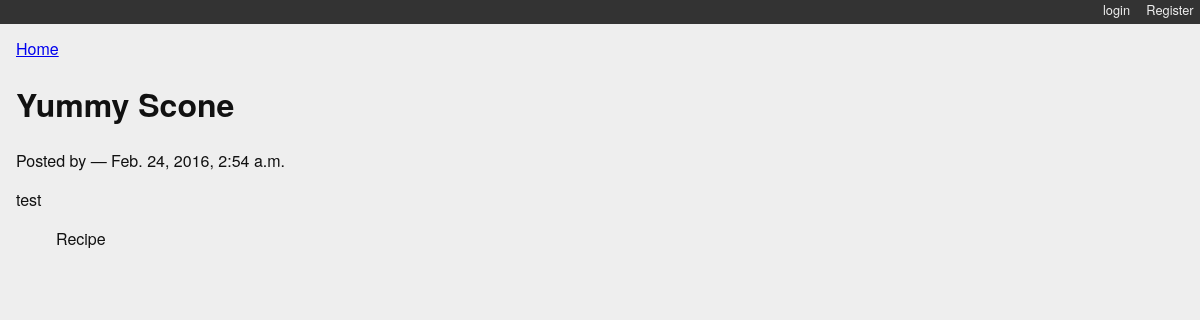
The app's page /posts/9/, older data.
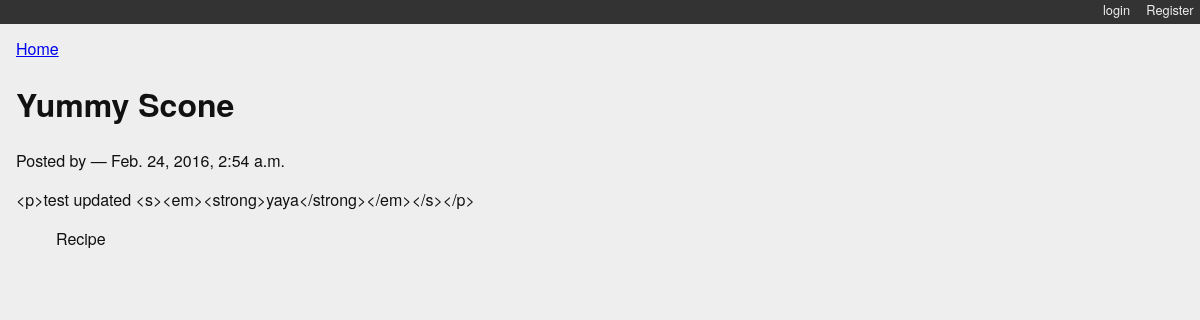
The same page, newer data.
### myblog/models.py (models this page shows)
class Post(models.Model):
    title = models.CharField(max_length=128)
    text = RichTextField(blank=True)
    author = models.ForeignKey(User)
    created_date = models.DateTimeField(auto_now_add=True)
    modified_date = models.DateTimeField(auto_now=True)
    published_date = models.DateTimeField(blank=True, null=True)
    def __str__(self):
        return self.title

class Category(models.Model):
    name = models.CharField(max_length=128)
    description = models.TextField(blank=True)
    posts = models.ManyToManyField(Post, blank=True, related_name='categories')
    class Meta:
        verbose_name_plural = "categories"
    def __str__(self):
        return self.name

### myblog/views.py (the view)
def detail_view(request, post_id):
    published = Post.objects.exclude(published_date__exact=None)
    try:
        post = published.get(pk=post_id)
    except Post.DoesNotExist:
        raise Http404
    context = {'post': post}
    return render(request, 'detail.html', context)

### myblog/templates/detail.html
{% extends "base.html" %}
{% block content %}
<a class="backlink" href="/">Home</a>
<h1>{{ post }}</h1>
<p class="byline">
  Posted by {{ post.author_name }} &mdash; {{ post.published_date }}
</p>
<div class="post-body">
  {{ post.text }}
</div>
<ul class="categories">
  {% for category in post.categories.all %}
    <li>{{ category }}</li>
  {% endfor %}
</ul>
{% endblock %}

### mysite/templates/base.html (shortened to what this page needs)
{% load staticfiles %}
<!DOCTYPE html>
<html>
  <head>
    <link type="text/css" rel="stylesheet" href="{% static 'django_blog.css' %}">
  </head>
  <body>
    <div id="header">
      <ul id="control-bar">
      {% if user.is_authenticated %}
        {% if user.is_staff %}<li><a href="{% url 'admin:index' %}">admin</a></li>{% endif %}
        <li><a href="{% url 'logout' %}">logout</a></li>
      {% else %}
        <li><a href="{% url 'login' %}">login</a></li>
        <li><a href = "{% url 'registration_register'%}"> Register</a></li>
      {% endif %}
      </ul>
    </div>
    <div id="container">
      <div id="content">
      {% block content %}{% endblock %}
      </div>
    </div>
  </body>
</html>

### myblog/static/django_blog.css (style rules this page uses)
body { background-color: #eee; color: #111; font-family: "HelveticaNeue-Light", "Helvetica Neue Light", "Helvetica Neue", Helvetica, Arial, "Lucida Grande", sans-serif; margin:0; padding:0; }
#container { margin:0; padding:0; margin-top: 0px; }
#header { background-color: #333; border-botton: 1px solid #111; margin:0; padding:0; }
#control-bar { margin: 0em 0em 1em; list-style: none; list-style-type: none; text-align: right; color: #eee; font-size: 80%; padding-bottom: 0.4em; }
#control-bar li { display: inline-block; }
#control-bar li a { color: #eee; padding: 0.5em; text-decoration: none; }
#content { margin: 0em 1em 1em; }
ul.categories { list-style: none; list-style-type: none; }
ul.categories li { display: inline; }

Row changes from the older to the newer data that the page shows:
changed Post "Yummy Scone": text "test" → "<p>test updated <s><em><strong>yaya</strong></em></s></p>"
